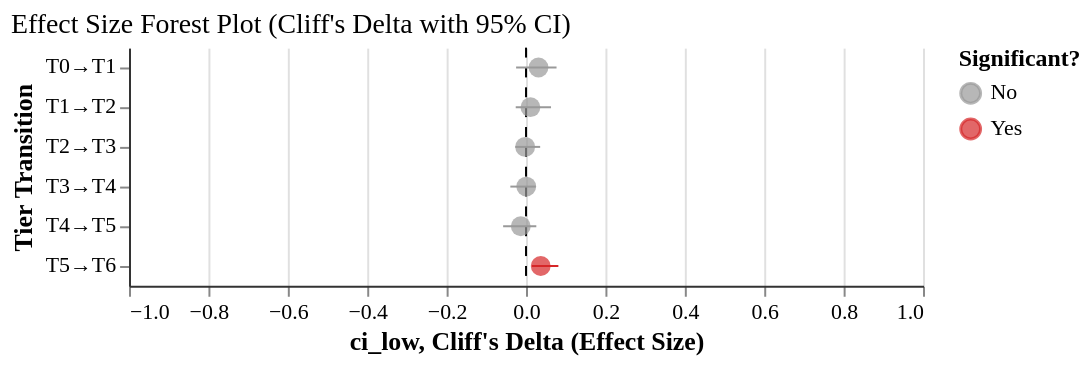

Vega-Lite specification stored for this chart:
### Vega-Lite specification from a JSON file in a GitHub repository (floating-point values rounded to 4 significant figures)
{"config": {"font": "serif", "axis": {"labelFontSize": 11, "titleFontSize": 13, "gridColor": "#e0e0e0", "domainColor": "#333333"}, "legend": {"labelFontSize": 11, "titleFontSize": 12}, "title": {"fontSize": 14, "anchor": "start", "fontWeight": "normal"}, "view": {"stroke": null, "continuousWidth": 400, "continuousHeight": 300, "strokeWidth": 0}, "mark": {"tooltip": true}}, "layer": [{"data": {"name": "data-d285a7403ed98ae579761d64a864032b"}, "mark": {"type": "rule", "color": "black", "strokeDash": [5, 5]}, "encoding": {"x": {"field": "x", "type": "quantitative"}}}, {"data": {"name": "data-48333e89aea57681231fdd357280ec5a"}, "mark": {"type": "errorbar"}, "encoding": {"color": {"field": "significant", "scale": {"domain": ["No", "Yes"], "range": ["#999999", "#d62728"]}, "type": "nominal"}, "detail": {"field": "agent_model", "type": "nominal"}, "x": {"field": "ci_low", "type": "quantitative"}, "x2": {"field": "ci_high"}, "y": {"field": "transition", "sort": null, "type": "ordinal"}}}, {"data": {"name": "data-48333e89aea57681231fdd357280ec5a"}, "mark": {"type": "circle", "size": 100}, "encoding": {"color": {"field": "significant", "scale": {"domain": ["No", "Yes"], "range": ["#999999", "#d62728"]}, "title": "Significant?", "type": "nominal"}, "detail": {"field": "agent_model", "type": "nominal"}, "tooltip": [{"field": "agent_model", "title": "Model", "type": "nominal"}, {"field": "transition", "title": "Transition", "type": "ordinal"}, {"field": "delta", "format": ".3f", "title": "Cliff's δ", "type": "quantitative"}, {"field": "ci_low", "format": ".3f", "title": "95% CI Low", "type": "quantitative"}, {"field": "ci_high", "format": ".3f", "title": "95% CI High", "type": "quantitative"}, {"field": "significant", "title": "Significant", "type": "nominal"}], "x": {"field": "delta", "scale": {"domain": [-1, 1]}, "title": "Cliff's Delta (Effect Size)", "type": "quantitative"}, "y": {"field": "transition", "sort": null, "title": "Tier Transition", "type": "ordinal"}}}], "title": "Effect Size Forest Plot (Cliff's Delta with 95% CI)", "$schema": "https://vega.github.io/schema/vega-lite/v6.1.0.json", "datasets": {"data-d285a7403ed98ae579761d64a864032b": [{"x": 0}], "data-48333e89aea57681231fdd357280ec5a": [{"agent_model": "claude-haiku-4-5", "transition": "T0→T1", "tier1": "T0", "tier2": "T1", "delta": 0.03148, "ci_low": -0.025, "ci_high": 0.07685, "significant": "No"}, {"agent_model": "claude-haiku-4-5", "transition": "T1→T2", "tier1": "T1", "tier2": "T2", "delta": 0.01111, "ci_low": -0.02593, "ci_high": 0.06296, "significant": "No"}, {"agent_model": "claude-haiku-4-5", "transition": "T2→T3", "tier1": "T2", "tier2": "T3", "delta": -0.002168, "ci_low": -0.0271, "ci_high": 0.03559, "significant": "No"}, {"agent_model": "claude-haiku-4-5", "transition": "T3→T4", "tier1": "T3", "tier2": "T4", "delta": 0.0005807, "ci_low": -0.03949, "ci_high": 0.02458, "significant": "No"}, {"agent_model": "claude-haiku-4-5", "transition": "T4→T5", "tier1": "T4", "tier2": "T5", "delta": -0.01323, "ci_low": -0.05767, "ci_high": 0.02593, "significant": "No"}, {"agent_model": "claude-haiku-4-5", "transition": "T5→T6", "tier1": "T5", "tier2": "T6", "delta": 0.03704, "ci_low": 0.01481, "ci_high": 0.08148, "significant": "Yes"}]}}
